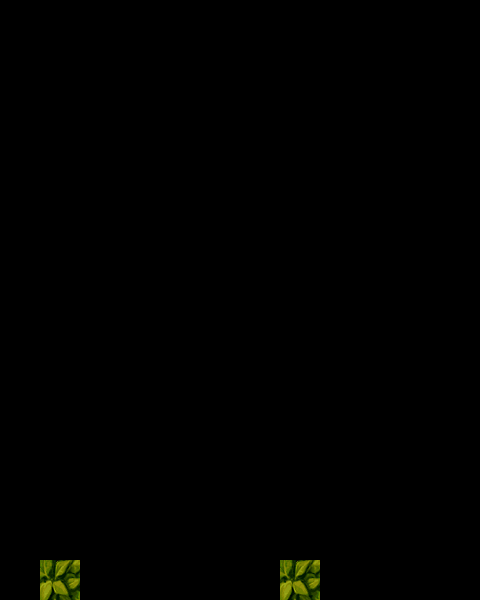

The image is a tile-based game level rendered from a .tmx file. Its description and source (layers, tilesets, objects; grid data summarised) follow:
An orthogonal 12x15 tile map with 40x40 px tiles, 2 tile layers (land1, land2).

<map version="1.0" orientation="orthogonal" width="12" height="15" tilewidth="40" tileheight="40">
 <tileset firstgid="1" name="c-jinjing" tilewidth="40" tileheight="40">
  <image source="c-jinjing.png" width="1775" height="506" />
 </tileset>
 <layer name="land1" width="12" height="15">
  <data>[180 cells, 1 non-empty, 1 distinct tile ids]</data>
 </layer>
 <layer name="land2" width="12" height="15">
  <data>[180 cells, 1 non-empty, 1 distinct tile ids]</data>
 </layer>
</map>
